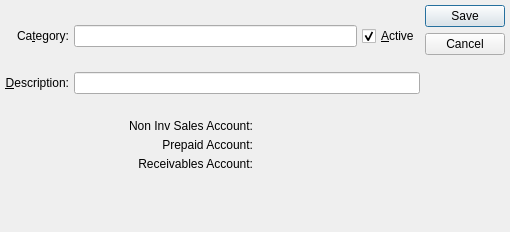
<?xml version="1.0" encoding="UTF-8"?>
<ui version="4.0">
 <comment>This file is part of the xTuple ERP: PostBooks Edition, a free and
open source Enterprise Resource Planning software suite,
Copyright (c) 1999-2011 by OpenMFG LLC, d/b/a xTuple.
It is licensed to you under the Common Public Attribution License
version 1.0, the full text of which (including xTuple-specific Exhibits)
is available at www.xtuple.com/CPAL.  By using this software, you agree
to be bound by its terms.</comment>
 <class>salesCategory</class>
 <widget class="QDialog" name="salesCategory">
  <property name="geometry">
   <rect>
    <x>0</x>
    <y>0</y>
    <width>510</width>
    <height>232</height>
   </rect>
  </property>
  <property name="windowTitle">
   <string>Sales Category</string>
  </property>
  <layout class="QGridLayout" name="gridLayout_3">
   <item row="0" column="0">
    <layout class="QGridLayout" name="gridLayout">
     <item row="0" column="0">
      <widget class="QLabel" name="_categoryLit">
       <property name="text">
        <string>Ca&amp;tegory:</string>
       </property>
       <property name="alignment">
        <set>Qt::AlignRight|Qt::AlignTrailing|Qt::AlignVCenter</set>
       </property>
       <property name="buddy">
        <cstring>_category</cstring>
       </property>
      </widget>
     </item>
     <item row="0" column="1">
      <widget class="XLineEdit" name="_category"/>
     </item>
     <item row="0" column="2">
      <widget class="QCheckBox" name="_active">
       <property name="text">
        <string>&amp;Active</string>
       </property>
       <property name="checked">
        <bool>true</bool>
       </property>
      </widget>
     </item>
     <item row="1" column="0">
      <widget class="QLabel" name="_descriptionLit">
       <property name="text">
        <string>&amp;Description:</string>
       </property>
       <property name="alignment">
        <set>Qt::AlignRight|Qt::AlignTrailing|Qt::AlignVCenter</set>
       </property>
       <property name="buddy">
        <cstring>_description</cstring>
       </property>
      </widget>
     </item>
     <item row="1" column="1" colspan="2">
      <widget class="XLineEdit" name="_description"/>
     </item>
    </layout>
   </item>
   <item row="0" column="1">
    <widget class="QDialogButtonBox" name="_buttonBox">
     <property name="orientation">
      <enum>Qt::Vertical</enum>
     </property>
     <property name="standardButtons">
      <set>QDialogButtonBox::Cancel|QDialogButtonBox::Save</set>
     </property>
    </widget>
   </item>
   <item row="1" column="0" colspan="2">
    <layout class="QVBoxLayout" name="verticalLayout">
     <item>
      <layout class="QGridLayout" name="gridLayout_2">
       <item row="0" column="0">
        <widget class="QLabel" name="_salesLit">
         <property name="text">
          <string>Non Inv Sales Account:</string>
         </property>
         <property name="alignment">
          <set>Qt::AlignRight|Qt::AlignTrailing|Qt::AlignVCenter</set>
         </property>
         <property name="buddy">
          <cstring>_sales</cstring>
         </property>
        </widget>
       </item>
       <item row="0" column="1">
        <widget class="GLCluster" name="_sales"/>
       </item>
       <item row="1" column="0">
        <widget class="QLabel" name="_prepaidLit">
         <property name="text">
          <string>Prepaid Account:</string>
         </property>
         <property name="alignment">
          <set>Qt::AlignRight|Qt::AlignTrailing|Qt::AlignVCenter</set>
         </property>
         <property name="buddy">
          <cstring>_sales</cstring>
         </property>
        </widget>
       </item>
       <item row="1" column="1">
        <widget class="GLCluster" name="_prepaid"/>
       </item>
       <item row="2" column="0">
        <widget class="QLabel" name="_araccntLit">
         <property name="text">
          <string>Receivables Account:</string>
         </property>
         <property name="alignment">
          <set>Qt::AlignRight|Qt::AlignTrailing|Qt::AlignVCenter</set>
         </property>
         <property name="buddy">
          <cstring>_sales</cstring>
         </property>
        </widget>
       </item>
       <item row="2" column="1">
        <widget class="GLCluster" name="_araccnt"/>
       </item>
      </layout>
     </item>
     <item>
      <spacer name="spacer6">
       <property name="orientation">
        <enum>Qt::Vertical</enum>
       </property>
       <property name="sizeType">
        <enum>QSizePolicy::Expanding</enum>
       </property>
       <property name="sizeHint" stdset="0">
        <size>
         <width>20</width>
         <height>0</height>
        </size>
       </property>
      </spacer>
     </item>
    </layout>
   </item>
  </layout>
 </widget>
 <layoutdefault spacing="5" margin="5"/>
 <pixmapfunction>qPixmapFromMimeSource</pixmapfunction>
 <customwidgets>
  <customwidget>
   <class>GLCluster</class>
   <extends>QWidget</extends>
   <header>glcluster.h</header>
  </customwidget>
  <customwidget>
   <class>XLineEdit</class>
   <extends>QLineEdit</extends>
   <header>xlineedit.h</header>
  </customwidget>
 </customwidgets>
 <tabstops>
  <tabstop>_category</tabstop>
  <tabstop>_active</tabstop>
  <tabstop>_description</tabstop>
  <tabstop>_sales</tabstop>
  <tabstop>_prepaid</tabstop>
  <tabstop>_araccnt</tabstop>
 </tabstops>
 <includes>
  <include location="global">parameter.h</include>
 </includes>
 <resources/>
 <connections/>
</ui>
